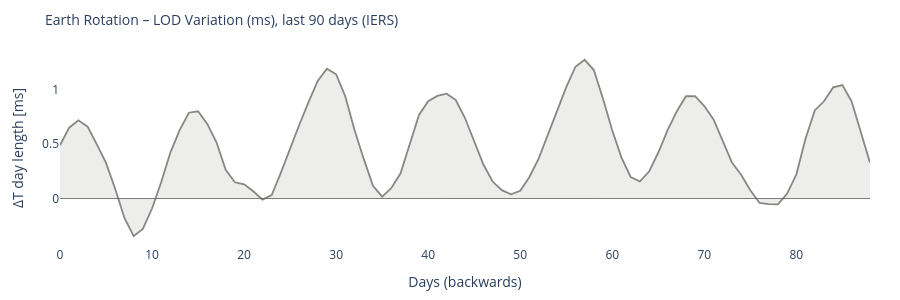

Write notebook code for a chart like this one.
### Code cell
# ============================================================
# EARTH ROTATION – LOD variation (if IERS available)
# ============================================================

lod_col = None
if df_iers is not None:
    lod_col = next((c for c in df_iers.columns if 'lod' in c), None)

if df_iers is not None and lod_col:
    fig = go.Figure()
    fig.add_trace(go.Scatter(
        y=df_iers[lod_col].values,
        mode='lines',
        line=dict(color='#888780', width=1.8),
        fill='tozeroy', fillcolor='rgba(136,135,128,0.15)',
        name='LOD'
    ))
    fig.add_hline(y=0, line_color='#5F5E5A', line_width=0.8)
    fig.update_layout(
        title=dict(text='Earth Rotation – LOD Variation (ms), last 90 days (IERS)', font=dict(size=14)),
        xaxis_title='Days (backwards)', yaxis_title='ΔT day length [ms]',
        height=300,
        plot_bgcolor='rgba(0,0,0,0)', paper_bgcolor='rgba(0,0,0,0)',
        margin=dict(l=60, r=30, t=50, b=40)
    )
    fig.show()
else:
    print('IERS LOD data unavailable or column not found.')
    print('Reference: nominal day length =', CONSTANTS['sidereal_day_s'], 's')

### Figure 1 — Plotly figure (JSON) as saved in the notebook; plotly's stock layout.template omitted (floating-point values rounded to 4 significant figures)
{"data": [{"fill": "tozeroy", "fillcolor": "rgba(136,135,128,0.15)", "line": {"color": "#888780", "width": 1.8}, "mode": "lines", "name": "LOD", "type": "scatter", "y": [0.4896, 0.6504, 0.7179, 0.6599, 0.4972, 0.3276, 0.0874, -0.179, -0.346, -0.2787, -0.0918, 0.1513, 0.4242, 0.6288, 0.788, 0.8008, 0.6856, 0.5168, 0.2639, 0.1491, 0.1302, 0.0667, -0.0102, 0.032, 0.2384, 0.4631, 0.6778, 0.8846, 1.081, 1.192, 1.141, 0.9364, 0.6299, 0.3639, 0.117, 0.0176, 0.0963, 0.2319, 0.5029, 0.7675, 0.8935, 0.942, 0.9627, 0.9044, 0.7391, 0.5273, 0.3121, 0.1559, 0.0771, 0.0381, 0.0707, 0.198, 0.3662, 0.5838, 0.8047, 1.023, 1.21, 1.274, 1.18, 0.9141, 0.625, 0.3762, 0.1978, 0.1567, 0.2476, 0.4225, 0.6256, 0.7989, 0.9392, 0.9398, 0.849, 0.7261, 0.5301, 0.3295, 0.2184, 0.0762, -0.0407, -0.0511, -0.0538, 0.0459, 0.2222, 0.5508, 0.8094, 0.893, 1.02, 1.041, 0.8932, 0.6215, 0.3296]}], "layout": {"height": 300, "margin": {"b": 40, "l": 60, "r": 30, "t": 50}, "paper_bgcolor": "rgba(0,0,0,0)", "plot_bgcolor": "rgba(0,0,0,0)", "shapes": [{"line": {"color": "#5F5E5A", "width": 0.8}, "type": "line", "x0": 0, "x1": 1, "xref": "x domain", "y0": 0, "y1": 0, "yref": "y"}], "title": {"font": {"size": 14}, "text": "Earth Rotation – LOD Variation (ms), last 90 days (IERS)"}, "xaxis": {"title": {"text": "Days (backwards)"}}, "yaxis": {"title": {"text": "ΔT day length [ms]"}}}}
